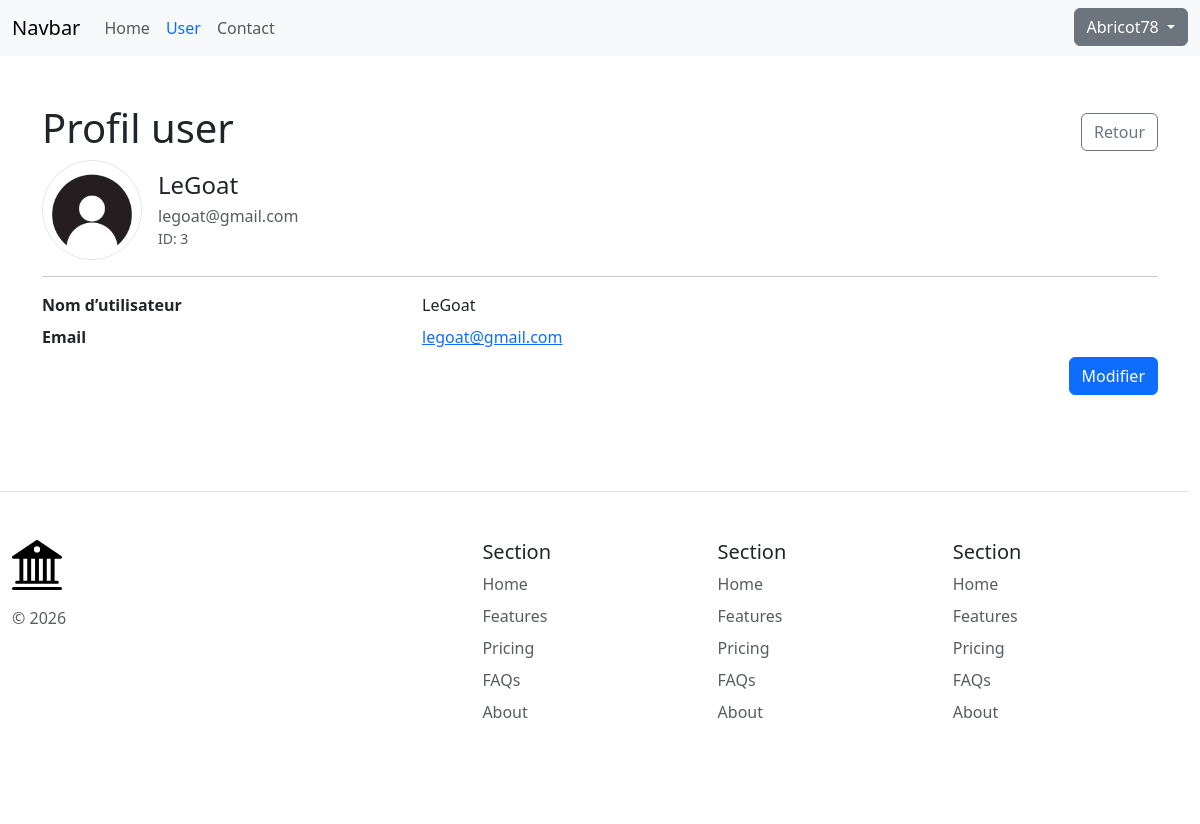
Page /user/3 (signed in) on the committed database.
### tables this page shows
CREATE TABLE `user`
(
    id         int PRIMARY KEY AUTO_INCREMENT,
    picture    VARCHAR(255),
    username   VARCHAR(255) NOT NULL,
    email      VARCHAR(255) NOT NULL UNIQUE,
    password   VARCHAR(255) NOT NULL,
    created_at DATETIME DEFAULT CURRENT_TIMESTAMP,
    updated_at DATETIME DEFAULT CURRENT_TIMESTAMP ON UPDATE CURRENT_TIMESTAMP
);

### src/Core/Controller.php (called while the page is built, shortened)
<?php
abstract class Controller
{
    protected function render(string $view, array $params = []): void
    {
        extract($params);
        require dirname(__DIR__) . "/../templates/$view.php";
        require dirname(__DIR__) . "/../templates/layout.php";
    }
}

### src/Controller/UserController.php (called while the page is built, shortened)
<?php
final class UserController extends Controller
{
    public function show(int $id): void
    {
        $repo = new UserRepository();
        $user = $repo->findById($id);
        $this->render('user/show', [
            'title' => 'Profil user',
            'user' => $user
        ]);
    }
}

### public/index.php (called while the page is built, shortened)
<?php
App::run();

### src/Core/Database.php (called while the page is built, shortened)
<?php
class Database extends PDO
{
    public function __construct()
    {
        $user = 'user';
        $password = 'password';
        $dbName = 'site_php';
        $host = '127.0.0.1';
        $port = 3306;
        $dsn = "mysql:host=$host;port=$port;dbname=$dbName";
        $options = [
            PDO::ATTR_ERRMODE => PDO::ERRMODE_EXCEPTION,
            PDO::ATTR_DEFAULT_FETCH_MODE => PDO::FETCH_ASSOC,
            PDO::ATTR_EMULATE_PREPARES => false,
        ];
    }
}

### src/Repository/UserRepository.php (called while the page is built, shortened)
<?php
class UserRepository
{
    private ?Database $db;
    public function __construct()
    {
        $this->db = new Database();
    }
    public function findById(int $id): ?User
    {
        $stmt = $this->db->prepare("SELECT * FROM user WHERE id = :id");
        $stmt->setFetchMode(\PDO::FETCH_CLASS, User::class);
        $stmt->execute(['id' => $id]);
        $user = $stmt->fetch();
        $this->db = null;
        return $user;
    }
}

### src/Model/User.php (called while the page is built, shortened)
<?php
class User
{
    private ?int $id = null;
    private ?string $picture = null;
    private string $username;
    private string $email;
    public function getId(): ?int
    {
        return $this->id;
    }
    public function getPicture(): ?string
    {
        return $this->picture;
    }
    public function getUsername(): string
    {
        return $this->username;
    }
    public function getEmail(): string
    {
        return $this->email;
    }
}

### templates/user/show.php (the view)
<div class="d-flex align-items-center justify-content-between">
    <h1><?= $title ?></h1>
    <a href="/user" class="btn btn-outline-secondary">Retour</a>
</div>
<div class="row justify-content-center">
    <div>
        <div>
            <div class="d-flex align-items-center gap-3 mb-3">
                <img src="<?= htmlspecialchars($user->getPicture() ?: '/images/default-avatar.jpg') ?>"
                     alt="Photo de profil"
                     width="100"
                     height="100"
                     class="rounded-circle border"
                     style="object-fit: cover;"
                />
                <div>
                    <h2 class="h4 mb-1"><?= htmlspecialchars($user->getUsername()) ?></h2>
                    <div class="text-muted"><?= htmlspecialchars($user->getEmail()) ?></div>
                    <div class="small text-muted">ID: <?= (int)$user->getId() ?></div>
                </div>
            </div>
            <hr>
            <dl class="row mb-0">
                <dt class="col-4">Nom d’utilisateur</dt>
                <dd class="col-8 mb-2"><?= htmlspecialchars($user->getUsername()) ?></dd>
                <dt class="col-4">Email</dt>
                <dd class="col-8 mb-2">
                    <a href="mailto:<?= htmlspecialchars($user->getEmail()) ?>">
                        <?= htmlspecialchars($user->getEmail()) ?>
                    </a>
                </dd>
            </dl>
        </div>
        <div class="d-flex gap-2 justify-content-end">
            <a href="/user/<?= (int)$user->getId() ?>/edit" class="btn btn-primary">Modifier</a>
        </div>
    </div>
</div>

### src/Core/App.php (shortened to what this page needs)
<?php
final class App
{
    public static function run(): void
    {
        $httpMethod = $_SERVER['REQUEST_METHOD'];
        $path = parse_url($_SERVER['REQUEST_URI'], PHP_URL_PATH) ?? '/';
        $routes = [
            'GET' => [
                '/' => [\App\Controller\HomeController::class, 'index'],
                '/contact' => [\App\Controller\ContactController::class, 'index'],
                '/user' => [\App\Controller\UserController::class, 'index'],
                '/user/{id}' => [\App\Controller\UserController::class, 'show'],
                '/user/{id}/edit' => [\App\Controller\UserController::class, 'edit'],
                '/login' => [\App\Controller\AuthController::class, 'login'],
                '/register' => [\App\Controller\AuthController::class, 'register'],
                '/logout' => [\App\Controller\AuthController::class, 'logout'],
            ],
            'POST' => [
                '/contact' => [\App\Controller\ContactController::class, 'submit'],
                '/user/{id}/edit' => [\App\Controller\UserController::class, 'edit'],
                '/login' => [\App\Controller\AuthController::class, 'login'],
                '/register' => [\App\Controller\AuthController::class, 'register'],
            ]
        ];
        foreach ($routes[$httpMethod] ?? [] as $route => $target) {
            $pattern = preg_replace('#\{[^/]+\}#', '([^/]+)', $route);
            $pattern = "#^" . $pattern . "$#";
            if (preg_match($pattern, $path, $matches)) {
                array_shift($matches);
                [$controllerClass, $action] = $target;
                (new $controllerClass())->$action(...$matches);
                return;
            }
        }
    }
}

### rows in the picture
user: username "LeGoat", email "legoat@gmail.com", id "3"
